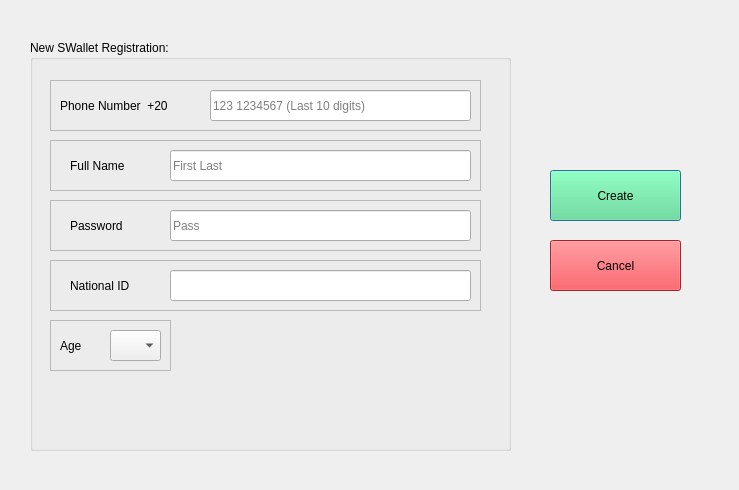
<?xml version="1.0" encoding="UTF-8"?>
<ui version="4.0">
 <class>newSWallet</class>
 <widget class="QDialog" name="newSWallet">
  <property name="geometry">
   <rect>
    <x>0</x>
    <y>0</y>
    <width>739</width>
    <height>490</height>
   </rect>
  </property>
  <property name="windowTitle">
   <string>New SWallet</string>
  </property>
  <widget class="QGroupBox" name="registration_Box">
   <property name="enabled">
    <bool>true</bool>
   </property>
   <property name="geometry">
    <rect>
     <x>30</x>
     <y>40</y>
     <width>481</width>
     <height>411</height>
    </rect>
   </property>
   <property name="font">
    <font>
     <kerning>true</kerning>
    </font>
   </property>
   <property name="title">
    <string>New SWallet Registration:</string>
   </property>
   <property name="checkable">
    <bool>false</bool>
   </property>
   <widget class="QFrame" name="fullName_frame">
    <property name="enabled">
     <bool>true</bool>
    </property>
    <property name="geometry">
     <rect>
      <x>20</x>
      <y>100</y>
      <width>431</width>
      <height>51</height>
     </rect>
    </property>
    <property name="autoFillBackground">
     <bool>false</bool>
    </property>
    <property name="frameShape">
     <enum>QFrame::StyledPanel</enum>
    </property>
    <property name="frameShadow">
     <enum>QFrame::Raised</enum>
    </property>
    <widget class="QLineEdit" name="fullName_lineEdit">
     <property name="geometry">
      <rect>
       <x>120</x>
       <y>10</y>
       <width>301</width>
       <height>31</height>
      </rect>
     </property>
     <property name="mouseTracking">
      <bool>true</bool>
     </property>
     <property name="contextMenuPolicy">
      <enum>Qt::CustomContextMenu</enum>
     </property>
     <property name="acceptDrops">
      <bool>true</bool>
     </property>
     <property name="placeholderText">
      <string>First Last</string>
     </property>
    </widget>
    <widget class="QLabel" name="fullName_label">
     <property name="geometry">
      <rect>
       <x>20</x>
       <y>10</y>
       <width>81</width>
       <height>31</height>
      </rect>
     </property>
     <property name="text">
      <string>Full Name</string>
     </property>
    </widget>
   </widget>
   <widget class="QFrame" name="password_frame">
    <property name="geometry">
     <rect>
      <x>20</x>
      <y>160</y>
      <width>431</width>
      <height>51</height>
     </rect>
    </property>
    <property name="frameShape">
     <enum>QFrame::StyledPanel</enum>
    </property>
    <property name="frameShadow">
     <enum>QFrame::Raised</enum>
    </property>
    <widget class="QLineEdit" name="password_lineEdit">
     <property name="geometry">
      <rect>
       <x>120</x>
       <y>10</y>
       <width>301</width>
       <height>31</height>
      </rect>
     </property>
     <property name="echoMode">
      <enum>QLineEdit::Password</enum>
     </property>
     <property name="placeholderText">
      <string>Pass</string>
     </property>
    </widget>
    <widget class="QLabel" name="password_label">
     <property name="geometry">
      <rect>
       <x>20</x>
       <y>10</y>
       <width>81</width>
       <height>31</height>
      </rect>
     </property>
     <property name="text">
      <string>Password</string>
     </property>
    </widget>
   </widget>
   <widget class="QFrame" name="nationalID_frame">
    <property name="geometry">
     <rect>
      <x>20</x>
      <y>220</y>
      <width>431</width>
      <height>51</height>
     </rect>
    </property>
    <property name="frameShape">
     <enum>QFrame::StyledPanel</enum>
    </property>
    <property name="frameShadow">
     <enum>QFrame::Raised</enum>
    </property>
    <widget class="QLineEdit" name="nationalID_lineEdit">
     <property name="geometry">
      <rect>
       <x>120</x>
       <y>10</y>
       <width>301</width>
       <height>31</height>
      </rect>
     </property>
    </widget>
    <widget class="QLabel" name="nationalID_label">
     <property name="geometry">
      <rect>
       <x>20</x>
       <y>10</y>
       <width>81</width>
       <height>31</height>
      </rect>
     </property>
     <property name="text">
      <string>National ID</string>
     </property>
    </widget>
   </widget>
   <widget class="QFrame" name="age_frame">
    <property name="geometry">
     <rect>
      <x>20</x>
      <y>280</y>
      <width>121</width>
      <height>51</height>
     </rect>
    </property>
    <property name="frameShape">
     <enum>QFrame::StyledPanel</enum>
    </property>
    <property name="frameShadow">
     <enum>QFrame::Raised</enum>
    </property>
    <widget class="QLabel" name="age_label">
     <property name="geometry">
      <rect>
       <x>10</x>
       <y>10</y>
       <width>31</width>
       <height>31</height>
      </rect>
     </property>
     <property name="text">
      <string>Age</string>
     </property>
    </widget>
    <widget class="QComboBox" name="age_comboBox">
     <property name="geometry">
      <rect>
       <x>60</x>
       <y>10</y>
       <width>51</width>
       <height>31</height>
      </rect>
     </property>
     <property name="currentText">
      <string/>
     </property>
     <property name="placeholderText">
      <string/>
     </property>
    </widget>
   </widget>
   <widget class="QFrame" name="phoneNumber_frame">
    <property name="geometry">
     <rect>
      <x>20</x>
      <y>40</y>
      <width>431</width>
      <height>51</height>
     </rect>
    </property>
    <property name="frameShape">
     <enum>QFrame::StyledPanel</enum>
    </property>
    <property name="frameShadow">
     <enum>QFrame::Raised</enum>
    </property>
    <widget class="QLineEdit" name="phoneNumber_lineEdit">
     <property name="geometry">
      <rect>
       <x>160</x>
       <y>10</y>
       <width>261</width>
       <height>31</height>
      </rect>
     </property>
     <property name="placeholderText">
      <string>123 1234567 (Last 10 digits)</string>
     </property>
    </widget>
    <widget class="QLabel" name="phoneNumber_label">
     <property name="geometry">
      <rect>
       <x>10</x>
       <y>10</y>
       <width>141</width>
       <height>31</height>
      </rect>
     </property>
     <property name="text">
      <string>Phone Number  +20</string>
     </property>
    </widget>
   </widget>
  </widget>
  <widget class="QPushButton" name="create_Button">
   <property name="geometry">
    <rect>
     <x>550</x>
     <y>170</y>
     <width>131</width>
     <height>51</height>
    </rect>
   </property>
   <property name="autoFillBackground">
    <bool>false</bool>
   </property>
   <property name="styleSheet">
    <string notr="true">background-color: rgb(87, 227, 137);
color: black;</string>
   </property>
   <property name="text">
    <string>Create</string>
   </property>
  </widget>
  <widget class="QPushButton" name="cancel_Button">
   <property name="geometry">
    <rect>
     <x>550</x>
     <y>240</y>
     <width>131</width>
     <height>51</height>
    </rect>
   </property>
   <property name="autoFillBackground">
    <bool>false</bool>
   </property>
   <property name="styleSheet">
    <string notr="true">background-color: rgb(237, 51, 59);
color: black;</string>
   </property>
   <property name="text">
    <string>Cancel</string>
   </property>
  </widget>
 </widget>
 <tabstops>
  <tabstop>phoneNumber_lineEdit</tabstop>
  <tabstop>fullName_lineEdit</tabstop>
  <tabstop>password_lineEdit</tabstop>
  <tabstop>nationalID_lineEdit</tabstop>
  <tabstop>age_comboBox</tabstop>
  <tabstop>create_Button</tabstop>
  <tabstop>cancel_Button</tabstop>
 </tabstops>
 <resources/>
 <connections/>
</ui>
